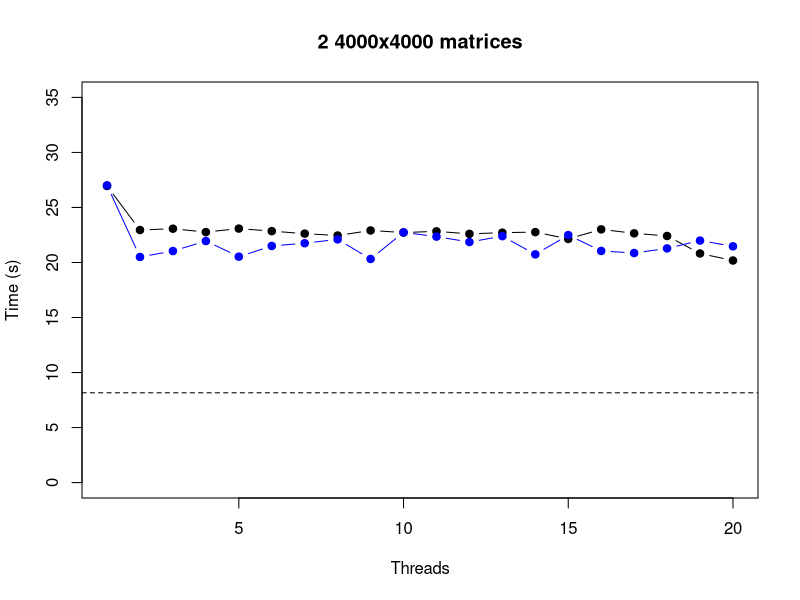
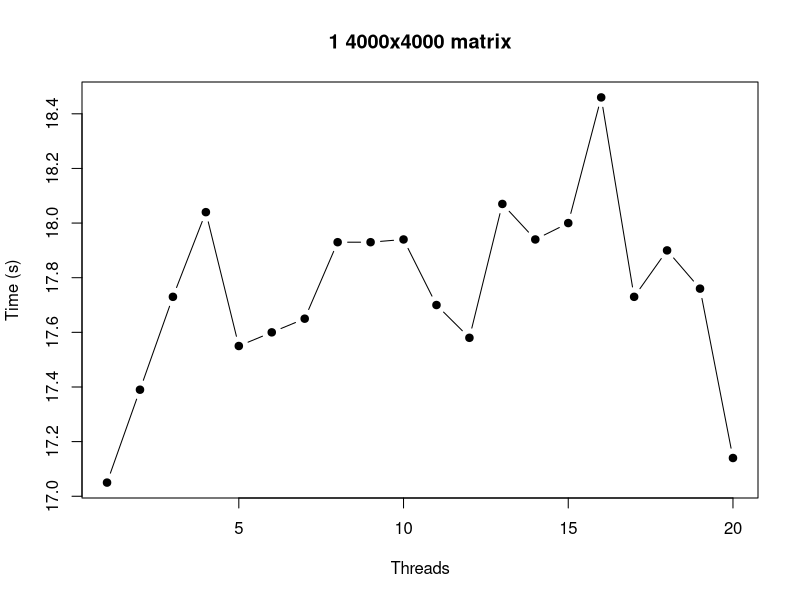

Write R code to recreate these figures, in order.
threads14 <-
  data.frame( cbind( seq(1,20,), read.table("threads-w=1-t=4.dat") ) )
names( threads14 ) <- c("n","time","memory")

threads24 <-
  data.frame( cbind( seq(1,20,), read.table("threads-w=2-t=4.dat") ) )
names( threads24 ) <- c("n","time","memory")

threads26 <-
  data.frame( cbind( seq(1,20,), read.table("threads-w=2-t=6.dat") ) )
names( threads26 ) <- c("n","time","memory")

pdf( "time-netlevel.pdf", width=5, height=5 )
plot(threads24$n, threads24$time, type="b", pch=19,
     xlab="Threads", ylim=c(0,35),
     ylab="Time (s)", main="2 4000x4000 matrices" )
lines(threads26$n, threads26$time, col="blue", type="b", pch=19 )
abline( h=8.16, lty=2 )
dev.off()

pdf( "time-matlevel.pdf", width=5, height=5 )
plot(threads14$n, threads14$time, type="b", pch=19,
     xlab="Threads", 
     ylab="Time (s)", main="1 4000x4000 matrix" )
abline( h=4, lty=2 )
dev.off()
